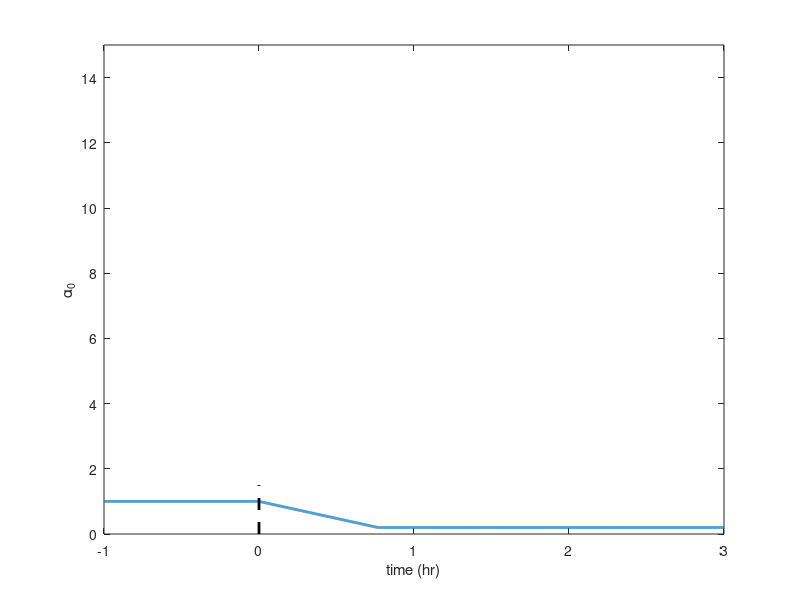

Write MATLAB code to recreate this figure. (Note: this script raises an error after producing the figure.)
% this script describe the hns dnaA initial model + adder division model
% the core of this model is OriC/determine adder at each division

close all ; clear all ;
tic;
%% global parameters
TT = 240 ; % total calculation time (min)
dt = 0.1 ; % calculation time step (min)
dtR = 1 ; % time step for recording (min)
RTlist = dtR : dtR : TT ; % time list (min)
Ctime = 60; % changing time of hns expression (min)


CAcc = 10 ; % critical cytoplasmic dnaA concentration to initiate DNA replication 
alpha0 = 1;
datAn = 100 ; % dnaA binding site on datA
Chns = 300 ; % number of hns binding to each chromosome
alphaH0 = 50;
Tseq = 10;
dTdatA = 0 ; % time delay between OriC and datA (min)

DT = 23; 
Cperiod = 42;
Tcycle = 63;
DNAlength = ceil(Cperiod/dt) ; % DNA length is set to fix V fork = 1 ;
lambda0 = log(2)/DT ; % cell mass growth rate (min^-1)

epsilon_A = 0.1;
epsilon_V = 0.1;

CNmax = 200000; % maxi cell number

Tlist = dt:dt:TT;
alpha0_list = nan(size(Tlist));
alpha0_list(1:Ctime/dt) = alpha0;
alpha0_list(Ctime/dt:(Ctime+2*DT)/dt) = alpha0:-(0.8*alpha0/((Ctime+2*DT)/dt-Ctime/dt)):0.2*alpha0;
alpha0_list((Ctime+2*DT)/dt:end) = 0.2*alpha0;


figure;
plot((Tlist-Ctime)/60,alpha0_list,'linewidth',2); hold all
plot([0 0],[0 1.5],'k--','linewidth',2); hold all
xlabel('time (hr)');
ylabel('\alpha_0');
ylim([0 15]);
drawnow;


%% recording vectors

Rec.A_conc_mean = nan(1,length(RTlist)) ; % mean cytoplasmic dnaA protein
Rec.A_conc_std = nan(1,length(RTlist)) ; % std cytoplasmic dnaA protein
Rec.DNA = nan(1,length(RTlist)) ; % cellular DNA mean
Rec.OriC = nan(1,length(RTlist)) ; % total oric
Rec.V = nan(1,length(RTlist)) ; % total mass
Rec.A = nan(1,length(RTlist)) ; % total A protein
Rec.Abox = nan(1,length(RTlist)) ; % total A box
Rec.CN = nan(1,length(RTlist)) ; % total cell number


%% single cell phisiological properties structure

C.A = nan ; % cellular dnaA protein ; 
C.Af = nan ; % cytoplasmic dnaA protein
C.H = nan ; % cytoplasmic hns protein
C.Abox = nan;
C.V = nan ; % cell volume ;

C.DNAcopy = ones(1,DNAlength); % DNA copy;
C.OriC = C.DNAcopy(1); % cellular OriC
C.Nd = C.DNAcopy(dTdatA/dt+1); % copy number of datA
C.DNA = sum(C.DNAcopy)/DNAlength ; % cellular DNA amount

C.nrep = nan ; % number of DNA replication. starting from 1, not 0
C.ndiv = nan;
C.RpO = nan ; % replication initiation operator, 1 for open, 0 for closed
C.lambda = nan; 
C.alpha = nan; 
C.RpO = nan ; % replication initiation operator, 1 for open, 0 for closed

C.rpt = NaN(1,ceil(TT/DT)+10) ;
C.divt =  NaN(1,ceil(TT/DT)+10)  ; % division time
C.Prep = NaN(1,ceil(TT/DT)+10)  ; % position of DNA replication  
C.Tdiv = [inf];

Cell = repmat(C,CNmax, 1) ;
%% initiation 

load Cell_steady_state.mat;

CN=length(CS);
Cell(1:CN)=CS;
for i = 1:CN
    Cell(i).rpt = Cell(i).rpt - 1000;
    Cell(i).divt = Cell(i).divt - 1000;
    Cell(i).Tdiv = Cell(i).Tdiv - 1000;
end



%% main loop
for t = 1 : length(Tlist)
    
    alpha0 = alpha0_list(t);
    
    if t==Ctime/dt
        disp('dnaA shutdown');
        for i=1:CN
        Cell(i).alpha = alpha0*(epsilon_A * randn(1)+1);
        end
    end
    
    for i = 1 : CN
    Cell(i).DNA = sum(Cell(i).DNAcopy)/DNAlength ;
    Cell(i).OriC = Cell(i).DNAcopy(1); % copy number of OriC
    Cell(i).Nd = Cell(i).DNAcopy(dTdatA/dt+1); % copy number of datA
    Cell(i).A = Cell(i).A + Cell(i).alpha*Cell(i).V*dt;
    Cell(i).V = Cell(i).V + Cell(i).lambda*Cell(i).V*dt ;
    Cell(i).H = alphaH0*Cell(i).V;
    Cell(i).Abox = max((Cell(i).Nd*datAn + Cell(i).DNA*Chns - Cell(i).H),0);
    Cell(i).Af = max(Cell(i).A-Cell(i).Abox,0);
    
    
        
    % check new replication initiation condition
    if Cell(i).Af/Cell(i).V > CAcc  && Cell(i).RpO == 1
%     if Cell(i).Af/Cell(i).V > CAcc 
        Cell(i).nrep = Cell(i).nrep +1; % replication number +1
        Cell(i).Prep(Cell(i).nrep) = 1 ; % generate new replication position
        Cell(i).rpt(Cell(i).nrep) = t*dt; % replication time +dt
        Cell(i).RpO = 0; % stop new replicaiton initiation
        Cell(i).Tdiv(Cell(i).nrep) = Cell(i).rpt(Cell(i).nrep) + Tcycle;
%         disp('DNA rep init')
    end
    
    
    % DNA replication
    for f = 1 : length(Cell(i).Prep) 
        if Cell(i).Prep(f) <= Cperiod/dt
           Cell(i).DNAcopy(Cell(i).Prep(f)) = Cell(i).DNAcopy(Cell(i).Prep(f))*2 ; % all DNA replicates
            Cell(i).Prep(f) = Cell(i).Prep(f) +1 ; % replication position moves
        else if Cell(i).Prep(f) > Cperiod/dt % DNA replication terminates
            Cell(i).Prep(f) = NaN ;   
            end
        end
    end

    
    if t == ceil((Cell(i).rpt(Cell(i).nrep) + Tseq)/dt); Cell(i).RpO = 1; end
    
    % Division
    if any(Tlist(t) >= Cell(i).Tdiv) && Cell(i).DNAcopy(end)>1
        Cell(i).ndiv = Cell(i).ndiv +1;
        Cell(i).divt(Cell(i).ndiv) = t*dt;
        Cell(i).Tdiv(Tlist(t)>=Cell(i).Tdiv) = inf;
        
        Cell(i).V = Cell(i).V/2;
        Cell(i).A = Cell(i).A/2;
        Cell(i).Abox = Cell(i).Abox/2;
        Cell(i).Af = Cell(i).Af/2;
        Cell(i).DNAcopy = Cell(i).DNAcopy/2;
        Cell(i).H = Cell(i).H/2;
        
        Cell(i).OriC = Cell(i).DNAcopy(1);
        Cell(i).DNA = sum(Cell(i).DNAcopy)/DNAlength ;
        Cell(i).Nd = Cell(CN).DNAcopy(dTdatA/dt+1); 
        
        Cell(i).lambda = lambda0*(epsilon_V * randn(1)+1);
        Cell(i).alpha = alpha0*(epsilon_A * randn(1)+1);
        
        Cell(i).Prep = Cell(i).Prep  ;
        Cell(i).RpO = Cell(i).RpO ; 
        Cell(i).nrep = Cell(i).nrep ; 
        Cell(i).rpt = Cell(i).rpt;
        
        
        % add new cell
        CN = CN+1 ; % cell number +1
        Cell(CN) = Cell(i);
        Cell(CN).lambda = lambda0*(epsilon_V * randn(1)+1);
        Cell(CN).alpha = alpha0*(epsilon_A * randn(1)+1);
    end
    end
    

    % recording
    if rem(t*dt,dtR)==0 
        Rec.A_conc_mean(t*dt/dtR) = mean([Cell(1:CN).A]./[Cell(1:CN).V]) ; % mean cytoplasmic dnaA protein
        Rec.A_conc_std(t*dt/dtR) = std([Cell(1:CN).A]./[Cell(1:CN).V]) ; % std cytoplasmic dnaA protein
        Rec.A(t*dt/dtR) = nansum([Cell(1:CN).A]) ; 
        Rec.Abox(t*dt/dtR) = nansum([Cell(1:CN).Abox]) ; 
        Rec.V(t*dt/dtR) = nansum([Cell(1:CN).V]) ; 
        Rec.OriC(t*dt/dtR) = nansum([Cell(1:CN).OriC]) ; 
        Rec.DNA(t*dt/dtR) = nansum([Cell(1:CN).DNA]) ; 
        
        Rec.CN(t*dt/dtR) = CN; % total cell number
        disp(['rec time = ' num2str(t*dt) '/' num2str(TT) ', CN = ' num2str(CN) ', OriC = ' num2str(Rec.OriC(t*dt/dtR)) ', A = ' num2str(Rec.A(t*dt/dtR)) ', Abox = ' num2str(Rec.Abox(t*dt/dtR))]); % display  time
    end
    
    
end

toc;
%% plot time course data

hp=figure(); % plot cellualr proteins
yyaxis left
semilogy(RTlist/60,Rec.V,'linewidth',2); hold all
semilogy(RTlist/60,Rec.OriC*4,'linewidth',2); hold all
legend('mass','oriC','DNA','cell number','location','NorthWest'); hold off

yyaxis right
plot(Tlist/60,alpha0_list,'linewidth',2); 
xlabel('Time (hr)');

drawnow


%% plot iDR
hiDR=figure();
yaxis = [0 4] ;
winds = 2; % smooth winds, smooth over these many points
SCN = smoothts(Rec.CN, 'b', winds) ; % smooth CN
SiCDR = 60*(log(SCN(2:end))-log(SCN(1:end-1)))/dtR; % iCDR
SOriC = smoothts(Rec.OriC, 'b', winds) ; % smooth mean OriC
SiODR = 60*(log(SOriC(2:end))-log(SOriC(1:end-1)))/dtR; % iODR
SV = smoothts(Rec.V, 'b', winds) ; % smooth mean V
SiVDR = 60*(log(SV(2:end))-log(SV(1:end-1)))/dtR; % iVDR
SG = smoothts(Rec.DNA, 'b', winds) ; % smooth mean DNA
SiGDR = 60*(log(SG(2:end))-log(SG(1:end-1)))/dtR; % iGDR


plot((RTlist(2:end)-Ctime)/60,SiVDR,'linewidth',2);hold all
plot((RTlist(2:end)-Ctime)/60,SiODR,'linewidth',2);
plot([Ctime Ctime]-Ctime,yaxis,'k--'); hold off;
ylabel('iDR'); ylim(yaxis);
legend('iVDR','iODR');
xlabel('Time (min)'); 
drawnow
%%
save('Population_titration_extrusion_dnaA_shutdown.mat','-v7.3');

